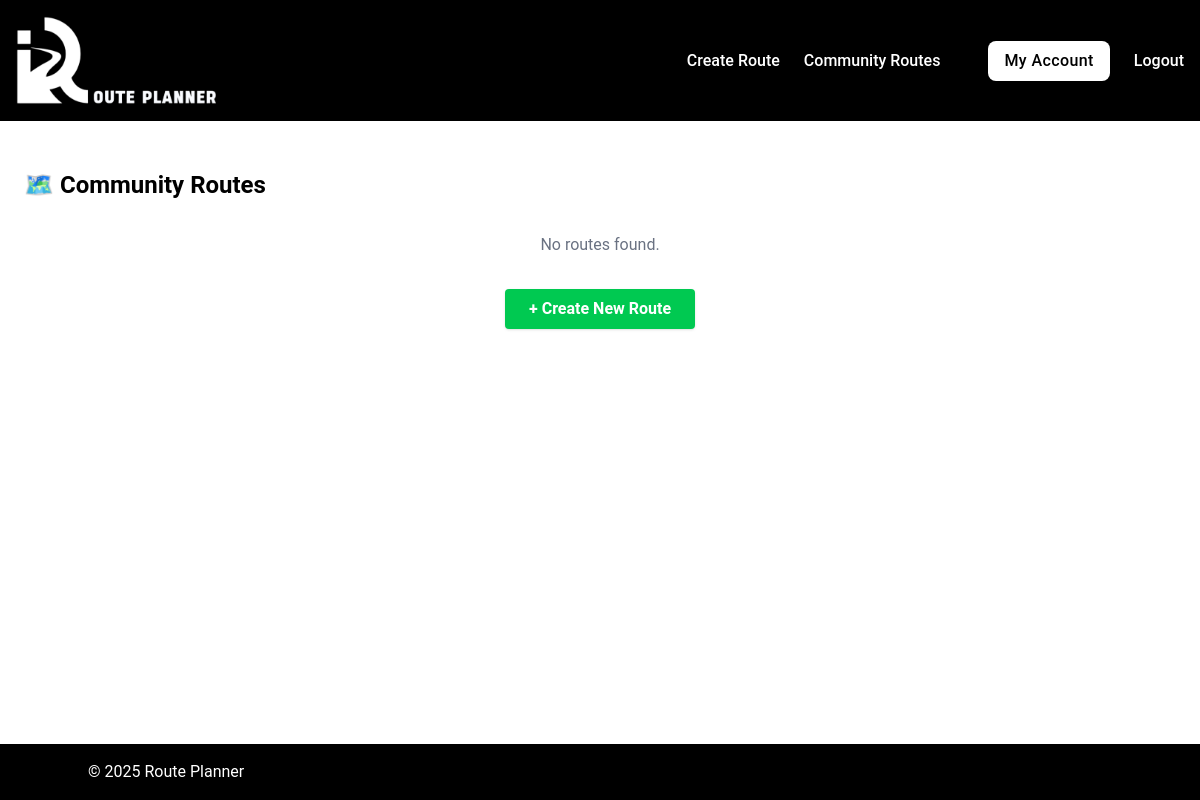
Page /routes (signed in) on the earlier database version.
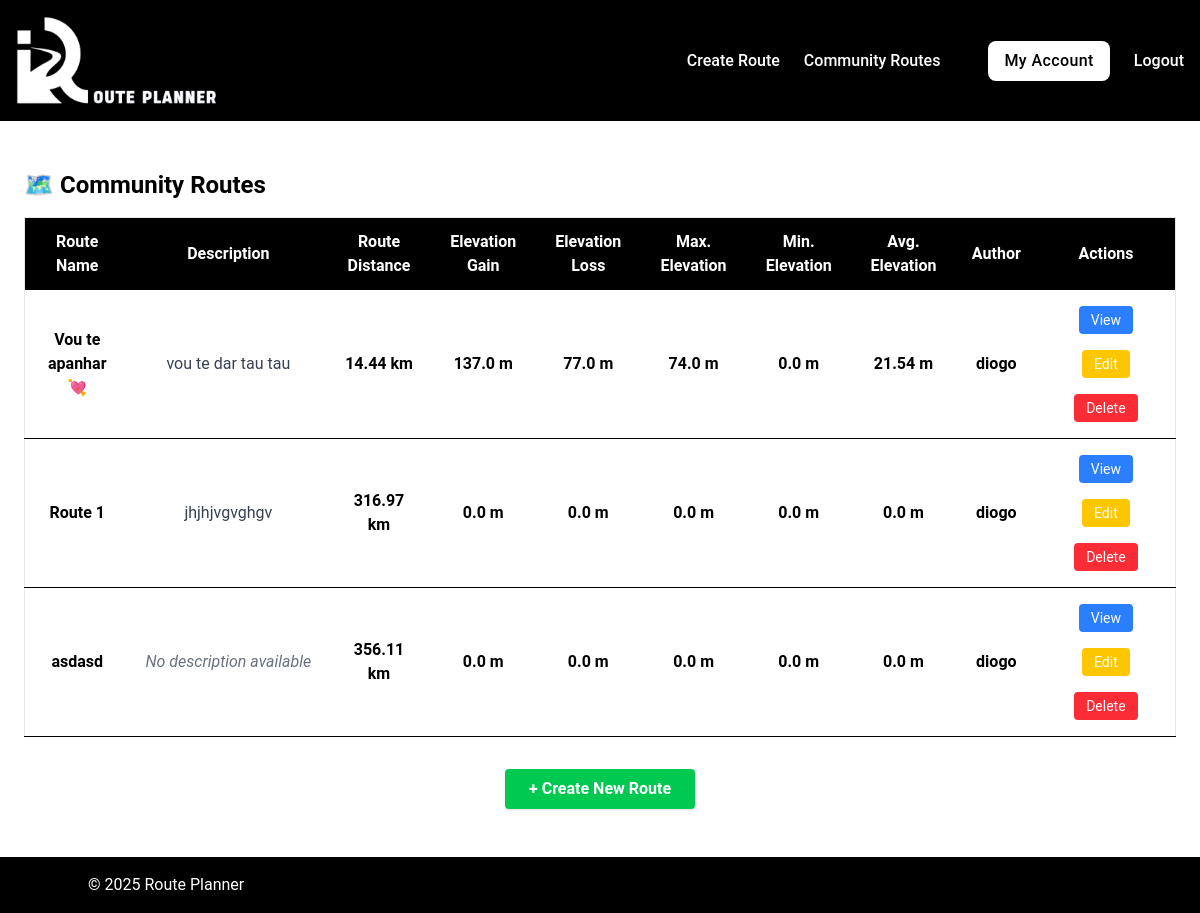
Same page on the later database version.
### tables this page shows
CREATE TABLE routes (
id INTEGER PRIMARY KEY,
user_id INTEGER NOT NULL,
name TEXT NOT NULL,
description TEXT,
coordinates TEXT NOT NULL, elevation_gain REAL DEFAULT 0, elevation_loss REAL DEFAULT 0, max_elevation REAL DEFAULT 0, min_elevation REAL DEFAULT 0, avg_elevation REAL DEFAULT 0, total_distance REAL DEFAULT 0, map_image_url TEXT,
FOREIGN KEY (user_id) REFERENCES users(id)
);

CREATE TABLE users (
id INTEGER PRIMARY KEY,
username TEXT NOT NULL UNIQUE,
email TEXT NOT NULL UNIQUE,
password TEXT NOT NULL
, profile_picture TEXT DEFAULT NULL);

### app.py (the view)
@app.route("/routes")
@login_required
def all_routes():
    routes = query_db("""
        SELECT routes.*, users.username, users.id
        FROM routes
        JOIN users ON routes.user_id = users.id
    """)
    user_id = session.get("user_id")
    return render_template(
        "routes/all_routes.html",
        routes = routes,
        user_id = user_id
        )

### helpers.py (called while the page is built)
def get_db():
    db = getattr(g, "_database", None)
    if db is None:
        db = g._database = sqlite3.connect(DATABASE)
        db.row_factory = sqlite3.Row # Allows accessing columns by name
    return db

def close_connection(exception):
    db = getattr(g, "_database", None)
    if db is not None:
        db.close()

def query_db(query, args = (), commit = False):
    connection = get_db()
    current = connection.cursor()
    current.execute(query, args)
    if commit:
        connection.commit()
    else:
        return current.fetchall()

def login_required(f):
    @wraps(f)
    def decorated_function(*args, **kwargs):
        if "user_id" not in session:
            flash("Please log in to access this page.", "error")
            return redirect("/login")
        return f(*args, **kwargs)
    return decorated_function

### templates/routes/all_routes.html (shortened to what this page needs)
{% extends "base.html" %}
{% block main %}
  <div class="max-w-7xl mx-auto my-[2%] p-6">
    <h2 class="text-2xl font-bold mb-4">
      🗺️ Community Routes
    </h2>
    {% if routes %}
      <div class="overflow-x-auto">
        <table class="min-w-full bg-white border border-gray-200">
          <thead class="bg-black text-white sticky top-0 z-10">
            <tr>
              <th class="py-3 px-4 text-center">Route Name</th>
              <th class="py-3 px-4 text-center">Description</th>
              <th class="py-3 px-4 text-center">Route Distance</th>
              <th class="py-3 px-4 text-center">Elevation Gain</th>
              <th class="py-3 px-4 text-center">Elevation Loss</th>
              <th class="py-3 px-4 text-center hidden sm:table-cell">Max. Elevation</th>
              <th class="py-3 px-4 text-center hidden sm:table-cell">Min. Elevation</th>
              <th class="py-3 px-4 text-center hidden md:table-cell">Avg. Elevation</th>
              <th class="py-3 px-4 text-center hidden sm:table-cell">Author</th>
              <th class="py-3 px-4 text-center">Actions</th>
            </tr>
          </thead>
          <tbody>
            {% for route in routes %}
              <tr class="border-b hover:bg-blue-50 text-center">
                <td class="py-2 px-4 font-semibold">{{ route.name }}</td>
                <td class="py-2 px-4 truncate max-w-xs text-gray-700">
                  {% if route.description %}
                    {{ route.description }}
                  {% else %}
                    <span class="text-gray-500 italic">No description available</span>
                  {% endif %}
                </td>
                <td class="py-2 px-4 font-semibold">{{ route.total_distance }} km</td>
                <td class="py-2 px-4 font-semibold">{{ route.elevation_gain }} m</td>
                <td class="py-2 px-4 font-semibold">{{ route.elevation_loss }} m</td>
                <td class="py-2 px-4 font-semibold hidden sm:table-cell">{{ route.max_elevation }} m</td>
                <td class="py-2 px-4 font-semibold hidden sm:table-cell">{{ route.min_elevation }} m</td>
                <td class="py-2 px-4 font-semibold hidden md:table-cell">{{ route.avg_elevation }} m</td>
                <td class="py-2 px-4 font-semibold hidden sm:table-cell">{{ route.username }}</td>
                <td class="py-2 px-4 space-x-2 text-center">
                  <a
                    class="inline-block bg-blue-500 hover:bg-blue-600 text-white px-3 py-1 rounded text-sm my-2 mx-2"
                    href="/route/{{ route.id }}">
                    View
                  </a>
                  {% if route.user_id == user_id %}
                    <a
                      class="inline-block bg-yellow-400 hover:bg-yellow-500 text-white px-3 py-1 rounded text-sm my-2 mx-2"
                      href="/route/{{ route.id }}/edit">
                      Edit
                    </a>
                    <a
                      class="inline-block bg-red-500 hover:bg-red-600 text-white px-3 py-1 rounded text-sm my-2 mx-2"
                      href="/route/{{ route.id }}/delete">
                      Delete
                    </a>
                  {% endif %}
                </td>
              </tr>
            {% endfor %}
          </tbody>
        </table>
      </div>
    {% else %}
      <p class="text-center text-gray-500 mt-8">
        No routes found.
      </p>
    {% endif %}
    <div class="mt-8 flex justify-center">
      <a
        class="bg-green-500 hover:bg-green-600 text-white font-bold py-2 px-6 rounded shadow"
        href="/">
        + Create New Route
      </a>
    </div>
  </div>
{% endblock %}

### templates/base.html (shortened to what this page needs)
<!DOCTYPE html>
<html lang="en" class="h-full">
  <head>
    {% block head %}
    <script src="https://cdn.jsdelivr.net/npm/@tailwindcss/browser@4"></script>
    <link rel="stylesheet" href="/static/css/styles.css" />
    {% endblock %}
  </head>
  <body class="flex flex-col min-h-full">
    <header class="bg-black text-white p-4 font-medium text-">
      <nav>
        <div class="hidden md:flex md:items-center">
          <a href="/" class="shrink-0 mr-8">
            <img
              class="w-50"
              src="/static/images/uploads/logo_2_no_background.png"
              alt="Route Planner logo"
            />
          </a>
          <ul class="flex items-center space-x-6 ml-auto">
            {% if session.get('user_id') %}
            <li><a href="/create" class="hover:underline">Create Route</a></li>
            <li>
              <a href="/routes" class="hover:underline">Community Routes</a>
            </li>
            <li>
              <a href="/profile">
                <button
                  class="bg-white text-black px-4 py-2 rounded-lg hover:bg-gray-100 cursor-pointer tracking-wide"
                >
                  My Account
                </button>
              </a>
            </li>
            <li><a href="/logout" class="hover:underline">Logout</a></li>
            {% endif %}
          </ul>
        </div>
      </nav>
    </header>
    <main class="flex-grow">
      {% block main %}{% endblock %}
    </main>
    <footer class="bg-black text-white p-4">
      <div class="container mx-auto">
        <p class="text-left">&copy; 2025 Route Planner</p>
      </div>
    </footer>
  </body>
</html>

### static/css/styles.css (style rules this page uses)
body { font-family: 'Roboto', -apple-system, BlinkMacSystemFont, 'Segoe UI', sans-serif; }

Differences in the rows shown:
added routes: name "Vou te apanhar 💘", description "vou te dar tau tau", total_distance "14.44", elevation_gain "137.0", elevation_loss "77.0", max_elevation "74.0", min_elevation "0.0", avg_elevation "21.54", username "diogo"
added routes: name "Route 1", description "jhjhjvgvghgv", total_distance "316.97", elevation_gain "0.0", elevation_loss "0.0", max_elevation "0.0", min_elevation "0.0", avg_elevation "0.0", username "diogo"
added routes: name "asdasd", description "No description available", total_distance "356.11", elevation_gain "0.0", elevation_loss "0.0", max_elevation "0.0", min_elevation "0.0", avg_elevation "0.0", username "diogo"
Other differences:
text no longer shown: "No routes found."
text now shown: "Route Name Description Route Distance Elevation Gain Elevation Loss Max. Elevation Min. Elevation Avg. Elevation Author Actions"
